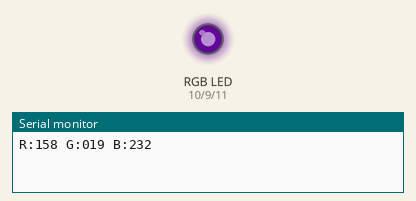
Simulated run of this sketch. Board: Arduino Uno, built with avr-gcc and run on an emulated ATmega328P. Parts: an RGB LED mixed from three pins (HIGH = lit), the last lines printed to the serial monitor. Dim RGB values are drawn brighter than linear; random numbers use the default seed unless the sketch sets one.

Above: at 0.05 s.
At 4.95 s:
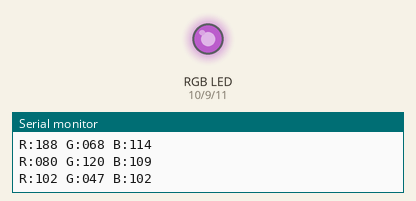
At 9.96 s:
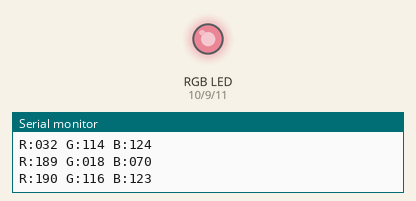
At 19.97 s:
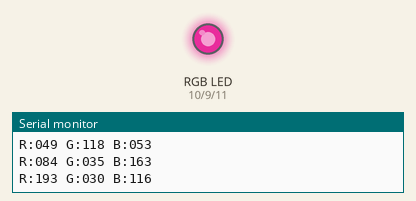
At 29.48 s:
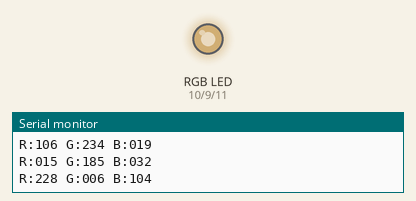
At 39.89 s:
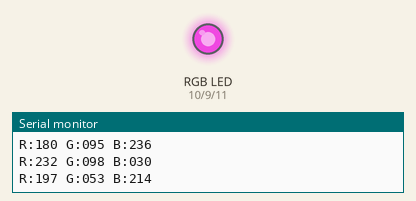
Timing chart, 0 to 40.0 s (numbered marks = the images above):
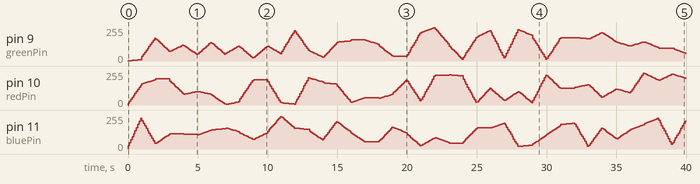

The sketch:

RGB_Led.ino
```cpp
// Global pin declarations
int redPin = 10;
int greenPin = 9;
int bluePin = 11;
// Global red variables
int oldRedValue = 0;
int newRedValue = 0;
int redIncrement = 0;
// Global green variables
int oldGreenValue = 0;
int newGreenValue = 0;
int greenIncrement = 0;
// Global blue variables
int oldBlueValue = 0;
int newBlueValue = 0;
int blueIncrement = 0;

void setup()
{
  Serial.begin(9600);

  pinMode(redPin, OUTPUT);
  pinMode(bluePin, OUTPUT);
  pinMode(greenPin, OUTPUT);
}

void loop()
{
  changeToRandomColor();
//  changeToSpecificColor(255, 0, 0);
//  changeToSpecificColor(0, 255, 0);
//  changeToSpecificColor(0, 0, 255);
}

void changeToRandomColor()
{
  changeToSpecificColor(random(0, 255), random(0, 255), random(0, 255));
}

char tmpString[17];

void changeToSpecificColor(int red, int green, int blue)
{
  newRedValue = red;
  newGreenValue = green;
  newBlueValue = blue;

  sprintf(tmpString, "R:%03d G:%03d B:%03d", red, green, blue);
  Serial.println(tmpString);

  redIncrement = (newRedValue - oldRedValue) / 10;
  greenIncrement = (newGreenValue - oldGreenValue) / 10;
  blueIncrement = (newBlueValue - oldBlueValue) / 10;

  for(int i = 0; i < 10; i++)
  {
    oldRedValue += redIncrement;
    oldGreenValue += greenIncrement;
    oldBlueValue += blueIncrement;

    analogWrite(redPin, oldRedValue);
    analogWrite(greenPin, oldGreenValue);
    analogWrite(bluePin, oldBlueValue);

    delay(100);
  }

  // in the last write we will set everything to the randomly picked value
  // just incase the value is off by a few due to integer math.
  analogWrite(redPin, newRedValue);
  analogWrite(greenPin, newGreenValue);
  analogWrite(bluePin, newBlueValue);

  // we will also set the oldValue equal to the newValue for the same reason above
  oldRedValue = newRedValue;
  oldGreenValue = newGreenValue;
  oldBlueValue = newBlueValue;
}
```

Measured:
- by itself, pin 9 (greenPin): 0/255 → 1/255 at 0.00 s, → 2/255 0.10 s later, → 3/255 0.10 s later, → 4/255 0.10 s later, … (363 changes in this stretch)
- by itself, pin 10 (redPin): 0/255 → 15/255 at 0.00 s, → 30/255 0.10 s later, → 45/255 0.10 s later, → 60/255 0.10 s later, … (353 changes in this stretch)
